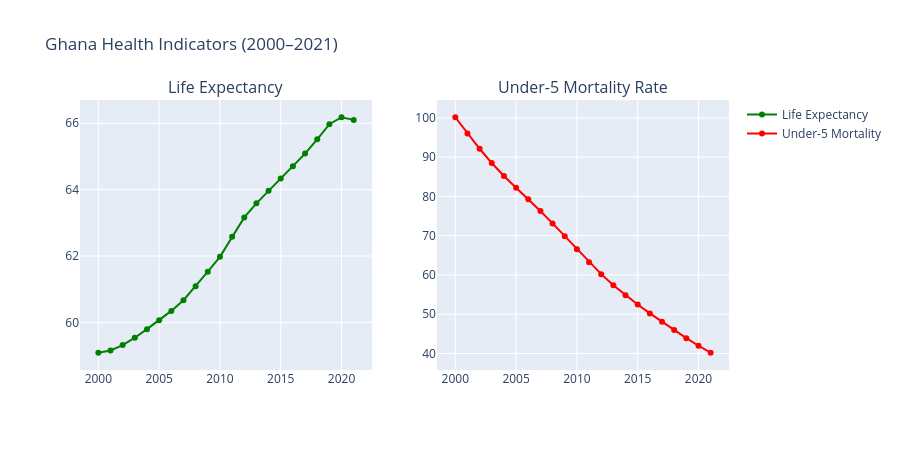

Notebook code for this chart:
### Markdown cell above
## 5. Ghana Deep Dive

### Code cell
ghana = df_combined[df_combined['Country_Code'] == 'GHA'].copy()

fig_ghana = make_subplots(rows=1, cols=2,
    subplot_titles=('Life Expectancy', 'Under-5 Mortality Rate'))

fig_ghana.add_trace(
    go.Scatter(x=ghana['Year'], y=ghana['Life_Expectancy'],
               mode='lines+markers', name='Life Expectancy',
               line=dict(color='green', width=2)), row=1, col=1)

fig_ghana.add_trace(
    go.Scatter(x=ghana['Year'], y=ghana['Under5_Mortality'],
               mode='lines+markers', name='Under-5 Mortality',
               line=dict(color='red', width=2)), row=1, col=2)

fig_ghana.update_layout(title='Ghana Health Indicators (2000–2021)', height=450)
fig_ghana.show()

print("Ghana Summary (2017-2021):")
print(ghana[['Year', 'Life_Expectancy', 'Under5_Mortality']].tail(5).round(1).to_string())

# Insight: Ghana gained 7 years of life expectancy between 2000-2021.
# Under-5 mortality fell 60% — from 100 to 40 per 1,000 live births.
# Reflects NHIS (2003), expanded primary healthcare, and malaria interventions.

### Figure 1 — Plotly figure (JSON) as saved in the notebook; plotly's stock layout.template omitted (floating-point values rounded to 4 significant figures)
{"data": [{"line": {"color": "green", "width": 2}, "mode": "lines+markers", "name": "Life Expectancy", "type": "scatter", "x": [2000, 2001, 2002, 2003, 2004, 2005, 2006, 2007, 2008, 2009, 2010, 2011, 2012, 2013, 2014, 2015, 2016, 2017, 2018, 2019, 2020, 2021], "xaxis": "x", "y": [59.09, 59.15, 59.32, 59.54, 59.8, 60.07, 60.35, 60.67, 61.09, 61.53, 61.97, 62.58, 63.16, 63.59, 63.96, 64.34, 64.71, 65.09, 65.52, 65.97, 66.18, 66.1], "yaxis": "y"}, {"line": {"color": "red", "width": 2}, "mode": "lines+markers", "name": "Under-5 Mortality", "type": "scatter", "x": [2000, 2001, 2002, 2003, 2004, 2005, 2006, 2007, 2008, 2009, 2010, 2011, 2012, 2013, 2014, 2015, 2016, 2017, 2018, 2019, 2020, 2021], "xaxis": "x2", "y": [100.2, 96.05, 92.15, 88.51, 85.21, 82.21, 79.29, 76.29, 73.15, 69.88, 66.53, 63.28, 60.22, 57.39, 54.84, 52.5, 50.22, 48.09, 46.0, 43.92, 41.99, 40.2], "yaxis": "y2"}], "layout": {"annotations": [{"font": {"size": 16}, "showarrow": false, "text": "Life Expectancy", "x": 0.225, "xanchor": "center", "xref": "paper", "y": 1, "yanchor": "bottom", "yref": "paper"}, {"font": {"size": 16}, "showarrow": false, "text": "Under-5 Mortality Rate", "x": 0.775, "xanchor": "center", "xref": "paper", "y": 1, "yanchor": "bottom", "yref": "paper"}], "height": 450, "title": {"text": "Ghana Health Indicators (2000–2021)"}, "xaxis": {"anchor": "y", "domain": [0, 0.45]}, "xaxis2": {"anchor": "y2", "domain": [0.55, 1]}, "yaxis": {"anchor": "x", "domain": [0, 1]}, "yaxis2": {"anchor": "x2", "domain": [0, 1]}}}
